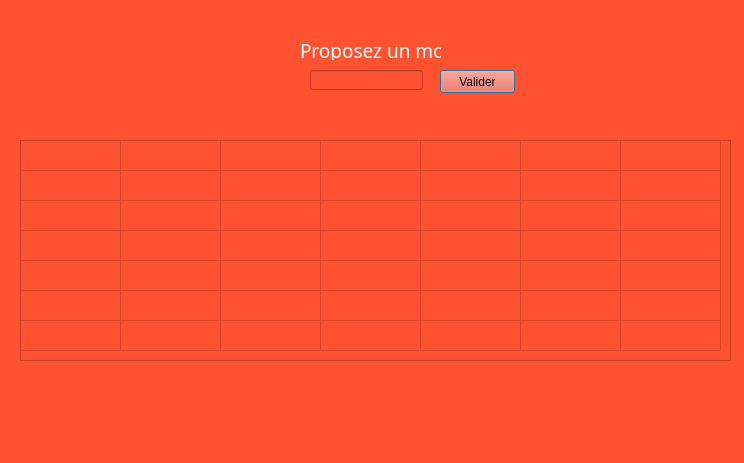
<?xml version="1.0" encoding="UTF-8"?>
<ui version="4.0">
 <class>Jeu</class>
 <widget class="QDialog" name="Jeu">
  <property name="geometry">
   <rect>
    <x>0</x>
    <y>0</y>
    <width>744</width>
    <height>463</height>
   </rect>
  </property>
  <property name="windowTitle">
   <string>Dialog</string>
  </property>
  <property name="styleSheet">
   <string notr="true">background-Color:rgb(255, 82, 48)</string>
  </property>
  <widget class="QPushButton" name="valider">
   <property name="geometry">
    <rect>
     <x>440</x>
     <y>70</y>
     <width>75</width>
     <height>23</height>
    </rect>
   </property>
   <property name="text">
    <string>Valider</string>
   </property>
  </widget>
  <widget class="QLineEdit" name="lineEdit">
   <property name="geometry">
    <rect>
     <x>310</x>
     <y>70</y>
     <width>113</width>
     <height>20</height>
    </rect>
   </property>
  </widget>
  <widget class="QLabel" name="label">
   <property name="geometry">
    <rect>
     <x>300</x>
     <y>40</y>
     <width>141</width>
     <height>20</height>
    </rect>
   </property>
   <property name="font">
    <font>
     <family>Berlin Sans FB</family>
     <pointsize>14</pointsize>
    </font>
   </property>
   <property name="styleSheet">
    <string notr="true">Color:White;
</string>
   </property>
   <property name="text">
    <string>Proposez un mot</string>
   </property>
  </widget>
  <widget class="QTableWidget" name="tableWidget">
   <property name="geometry">
    <rect>
     <x>20</x>
     <y>140</y>
     <width>711</width>
     <height>221</height>
    </rect>
   </property>
   <property name="styleSheet">
    <string notr="true"/>
   </property>
   <property name="showGrid">
    <bool>true</bool>
   </property>
   <property name="gridStyle">
    <enum>Qt::SolidLine</enum>
   </property>
   <property name="cornerButtonEnabled">
    <bool>false</bool>
   </property>
   <property name="rowCount">
    <number>7</number>
   </property>
   <property name="columnCount">
    <number>7</number>
   </property>
   <attribute name="horizontalHeaderVisible">
    <bool>false</bool>
   </attribute>
   <attribute name="horizontalHeaderHighlightSections">
    <bool>false</bool>
   </attribute>
   <attribute name="verticalHeaderVisible">
    <bool>false</bool>
   </attribute>
   <row>
    <property name="text">
     <string>1</string>
    </property>
   </row>
   <row/>
   <row/>
   <row/>
   <row/>
   <row/>
   <row/>
   <column>
    <property name="text">
     <string>1</string>
    </property>
   </column>
   <column/>
   <column/>
   <column/>
   <column/>
   <column/>
   <column/>
  </widget>
 </widget>
 <resources/>
 <connections/>
</ui>
